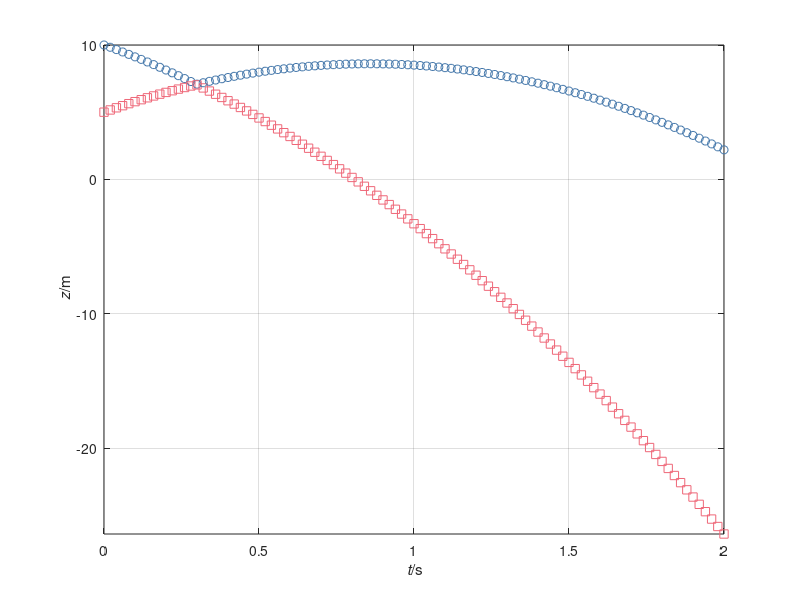

Write the MATLAB code that produced this figure.
%%% Numerical simulation of object motion with gravity
%% Coordinates (t, x, y, z)

%% Constants
ma = 0.06;  % kg: mass-energy object a
mb = 0.06;  % kg: mass-energy object b
g = 9.8;    % N/kg: gravitational acceleration
k = 10;     % elastic constant
d = 0.07;   % m: distance between centres of objects

%% Initial conditions
t = 0;              % s: time
ra = [0, 0, 10];    % m: position vector a
rb = [0, 0, 5];     % m: position vector b
Pa = [0, 0, -0.5];  % N s: momentum vector a
Pb = [0, 0, 0.5];   % N s: momentum vector b

%% Boundary conditions
Ga = -ma * g * [0, 0, 1]; % N: momentum supply object a
Gb = -mb * g * [0, 0, 1]; % N: momentum supply object b

%% Time-iteration parameters
t1 = 2;        % s: final time
dt = 0.00001;  % s: time step %@

%% Plotting
dtplot = t1/100;  % time interval between plots
tplot = dtplot;   % time for next plot
figure
plot(t, ra(3), 'o', 'color', '#4477AA')
axis('tight'); xlim([0, t1]); grid on; hold on
plot(t, rb(3), 's', 'color', '#EE6677')
xlabel('{\it t}/s'); ylabel('{\it z}/m')
axis('tight'); xlim([0, t1]); grid on; hold on %@

%% Numerical time integration
while t < t1
  %% constitutive relations
  va = Pa / ma;
  vb = Pb / mb;
  %% const. relation for Fa
  if norm(ra - rb) > d
    Fa = [0, 0, 0];
  else
    Fa = k * (ra - rb) / norm(ra - rb)^2;
  end
  Fb = -Fa; % principle of symmetry of flux

  %% step forward in time with balance laws
  t = t + dt;
  Pa = Pa + (Fa + Ga) * dt;
  ra = ra + va * dt;
  Pb = Pb + (Fb + Gb) * dt;
  rb = rb + vb * dt; %@

  %% plot
  if t > tplot
    plot(t, ra(3), 'o', 'color', '#4477AA')
    plot(t, rb(3), 's', 'color', '#EE6677')
    pause(0)
    tplot = tplot + dtplot;
  end %@
end
